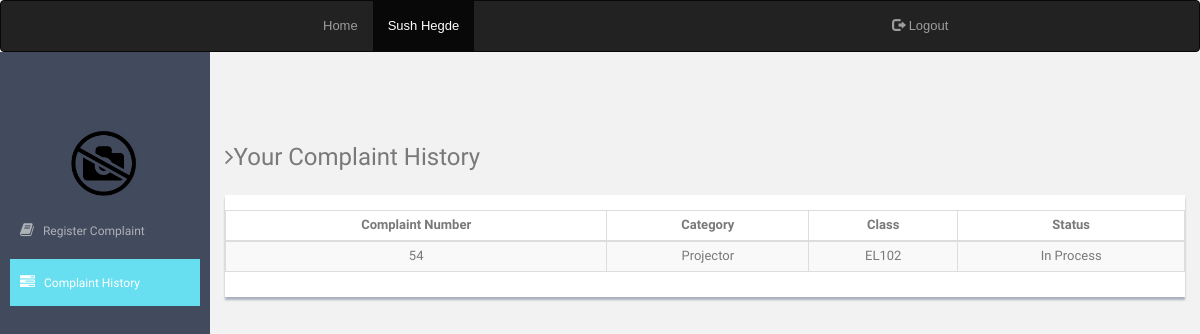
Screenshot of /uhist.php (signed in) with the database file from the repository.
### tables this page shows
CREATE TABLE IF NOT EXISTS `complaints` (
  `ID` int(11) NOT NULL AUTO_INCREMENT,
  `FNAME` varchar(30) NOT NULL,
  `LNAME` varchar(30) NOT NULL,
  `EMAIL` varchar(50) NOT NULL,
  `CAT` varchar(30) NOT NULL,
  `CLASS` varchar(30) NOT NULL,
  `COMP` varchar(100) NOT NULL,
  `status` varchar(30) NOT NULL,
  `time` timestamp NOT NULL,
  PRIMARY KEY (`ID`)
);

### uhist.php (the view, shortened to what this page needs)
<?php
$email=base64_decode($_GET['em']);
$fname=base64_decode($_GET['fn']);
$lname=base64_decode($_GET['ln']);
?>
<?php
if(!isset($_SESSION['id']))
{
	header("location:login.php");
}
else
{
	$email=$_SESSION['email'];
	$fname=$_SESSION['fname'];
	$lname=$_SESSION['lname'];
}
?>
<!DOCTYPE html>
<html>
<head>
	<link rel="stylesheet" href="https://maxcdn.bootstrapcdn.com/bootstrap/3.4.0/css/bootstrap.css">
	<link rel="stylesheet" href="https://maxcdn.bootstrapcdn.com/font-awesome/4.7.0/css/font-awesome.min.css">
    <link href="style.css" rel="stylesheet">
</head>
<body>
	<nav class="navbar navbar-inverse" id="hnav">
		<div class="container-fluid" >
			<div class="collapse navbar-collapse" id="myNavbar">
				<ul class="nav navbar-nav navbar-left col-lg-6">
					<li><a href="index.html">Home</a></li>
					<li class="active" ><a href="#"><?php echo "$fname"." "."$lname";?></a></li>
				</ul>
				<ul class="nav navbar-nav navbar-left">
					<li><a href="temp.php"><span class="glyphicon glyphicon-log-out"></span> Logout</a></li>
				</ul>
			</div>
		</div>
	</nav>
	<aside>
    <div id="sidebar"  class="nav-collapse " style="height:93%;margin-top:-1%;position:absolute;">
        <ul class="sidebar-menu" id="nav-accordion">
            <p class="centered">
				<img src="noimage.png"  class="img-circle" width="70" height="70" >
				</p>
                <li class="sub-menu">
                    <a href="ucomp.php" ><i class="fa fa-book"></i>
                          <span>Register Complaint</span>
                    </a>
                </li>
                <li class="sub-menu">
                    <a href="uhist.php" class="active"><i class="fa fa-tasks"></i>
                        <span>Complaint History</span>
                    </a>
                </li>
        </ul>
    </div>
</aside>
	<section id="container" >
      <section id="main-content">
          <section class="wrapper">
          	<h3><i class="fa fa-angle-right"></i>Your Complaint History</h3>
		  		<div class="row mt">
			  		<div class="col-lg-12">
                      <div class="content-panel">
                          <section id="unseen">
                            <table class="table table-bordered table-striped table-condensed">
                              <thead>
                              <tr style="text-align: center">
                                  <th style="text-align: center">Complaint Number</th>
                                  <th style="text-align: center">Category</th>
                                  <th style="text-align: center">Class</th>
                                  <th style="text-align: center">Status</th>
                              </tr>
                              </thead>
                              <tbody>
								<?php
									$conn = mysqli_connect("localhost","root","","sales");
									$query="select * from complaints where EMAIL='$email'";
									$result=mysqli_query($conn,$query);
									$c=mysqli_num_rows($result);
									if($c>0)
									{
										while($row=mysqli_fetch_assoc($result))
										{
									?>
                              <tr>
                                  <td align="center"><?php echo $row["ID"]; ?></td>
                                  <td align="center"><?php echo $row["CAT"]; ?></td>
                                 <td align="center"><?php echo $row["CLASS"]; ?></td>
                                  <td align="center"><?php echo $row["status"]; ?></td>
                                </tr>
								<?php
										}
									}
									else
									{
										?>
											<tr><td colspan="4" align="center" style="color:red;"><b>No Complaint History Found..!</b></td></tr>
										<?php
									}
								?>
                              </tbody>
                          </table>
                          </section>
                  </div>
               </div>
		  	</div>
		</section><! --/wrapper -->
      </section>
  </section>
</body>
</html>

### style.css (style rules this page uses)
body { color: #797979; background: #f2f2f2; font-family: 'Ruda', sans-serif; padding: 0px !important; margin: 0px !important; font-size:13px; }
ul li { list-style: none; }
a, a:hover, a:focus { text-decoration: none; outline: none; }
#container { width: 100%; height: 100%; }
.centered { text-align: center; }
.mt { margin-top: 25px; }
#sidebar { width: 210px; height: 100%; position: fixed; background: #424a5d; }
#sidebar ul li { position: relative; }
ul.sidebar-menu , ul.sidebar-menu li ul.sub { margin: -2px 0 0; padding: 0; }
ul.sidebar-menu { margin-top: 75px; }
ul.sidebar-menu li { margin-bottom: 5px; margin-left:10px; margin-right:10px; }
ul.sidebar-menu li.sub-menu { line-height: 15px; }
ul.sidebar-menu li a span { display: inline-block; }
ul.sidebar-menu li a { color: #aeb2b7; text-decoration: none; display: block; padding: 15px 0 15px 10px; font-size: 12px; outline: none; -webkit-transition: all 0.3s ease; -moz-transition: all 0.3s ease; -o-transition: all 0.3s ease; -ms-transition: all 0.3s ease; transition: all 0.3s ease; }
ul.sidebar-menu li a.active, ul.sidebar-menu li a:hover, ul.sidebar-menu li a:focus { background: #68dff0; color: #fff; display: block; -webkit-transition: all 0.3s ease; -moz-transition: all 0.3s ease; -o-transition: all 0.3s ease; -ms-transition: all 0.3s ease; transition: all 0.3s ease; }
ul.sidebar-menu li a i { font-size: 15px; padding-right: 6px; }
ul.sidebar-menu li a.active i { color: #fff; }
#main-content { margin-left: 210px; }
.wrapper { display: inline-block; margin-top: 60px; padding-left: 15px; padding-right: 15px; padding-bottom: 15px; padding-top: 0px; width: 100%; }
.content-panel { background: #ffffff; box-shadow: 0px 3px 2px #aab2bd; padding-top: 15px; padding-bottom: 5px; }

### uhist.php (style rules this page uses)
body { font-family: 'Varela Round', sans-serif; }
#hnav { margin-bottom:1%; font-family: 'Varela Round', sans-serif; }

### rows the page displays
complaints: ID "54", CAT "Projector", CLASS "EL102", status "In Process"

### other values shown
$fname "Sush"
$lname "Hegde"
